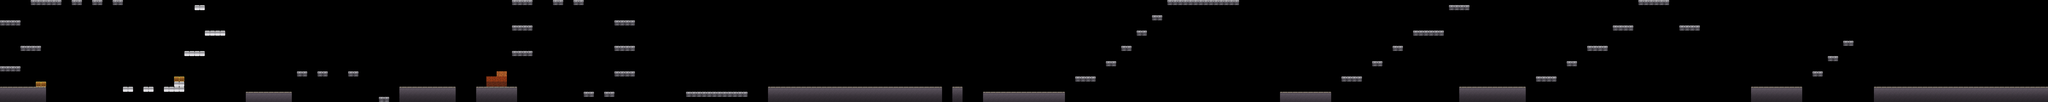

Tiled map render using the project's own tile images. Description and the map definition, with tile-layer contents summarised, below:
An orthogonal 400x20 tile map with 32x32 px tiles, 1 tile layer (Ground) and 124 objects (End, Spawn, back1, back2, back3, ...).

<map version="1.0" orientation="orthogonal" width="400" height="20" tilewidth="32" tileheight="32">
 <tileset firstgid="1" name="ground" tilewidth="32" tileheight="32" spacing="4" margin="2">
  <image source="ground.png" width="252" height="252" />
 </tileset>
 <layer name="Ground" width="400" height="20">
  <data>[8000 cells, 617 non-empty, 11 distinct tile ids]</data>
 </layer>
 <objectgroup name="Objects" width="400" height="20">
  <object name="End" x="12735" y="483" width="64" height="59" />
  <object name="Spawn" x="0" y="481" width="62" height="60" />
  <object name="back1" x="772" y="1" width="63" height="58">
   <properties>
    <property name="spriteName" value="down_arrow.png" />
    <property name="strictWidth" value="96" />
   </properties>
  </object>
  <object name="back2" x="1536" y="255" width="63" height="58">
   <properties>
    <property name="spriteName" value="down_arrow.png" />
    <property name="strictWidth" value="96" />
   </properties>
  </object>
  <object name="back3" x="3649" y="3" width="63" height="58">
   <properties>
    <property name="spriteName" value="down_arrow.png" />
    <property name="strictWidth" value="96" />
   </properties>
  </object>
  <object name="back4" x="4291" y="479" width="63" height="58">
   <properties>
    <property name="spriteName" value="down_arrow.png" />
    <property name="strictWidth" value="96" />
   </properties>
  </object>
  <object name="back5" x="8003" y="-1" width="63" height="58">
   <properties>
    <property name="spriteName" value="down_arrow.png" />
    <property name="strictWidth" value="96" />
   </properties>
  </object>
  <object name="back6" x="10945" y="159" width="63" height="58">
   <properties>
    <property name="spriteName" value="down_arrow.png" />
    <property name="strictWidth" value="96" />
   </properties>
  </object>
  <object name="oil1" x="258" y="479" width="32" height="30">
   <properties>
    <property name="scoreModifier" value="1000" />
    <property name="spriteName" value="oil2.png" />
    <property name="strictWidth" value="40" />
   </properties>
  </object>
  <object name="oil2" x="351" y="-30" width="32" height="30">
   <properties>
    <property name="scoreModifier" value="1000" />
    <property name="spriteName" value="oil2.png" />
    <property name="strictWidth" value="40" />
   </properties>
  </object>
  <object name="oil3" x="713" y="-148" width="32" height="30">
   <properties>
    <property name="scoreModifier" value="10000" />
    <property name="spriteName" value="oil3.png" />
    <property name="strictWidth" value="40" />
   </properties>
  </object>
  <object name="oil4" x="1539" y="544" width="32" height="30">
   <properties>
    <property name="scoreModifier" value="10000" />
    <property name="spriteName" value="oil3.png" />
    <property name="strictWidth" value="40" />
   </properties>
  </object>
  <object name="oil5" x="1762" y="544" width="32" height="30">
   <properties>
    <property name="scoreModifier" value="10000" />
    <property name="spriteName" value="oil3.png" />
    <property name="strictWidth" value="40" />
   </properties>
  </object>
  <object name="oil6" x="1923" y="286" width="32" height="30">
   <properties>
    <property name="scoreModifier" value="1000" />
    <property name="spriteName" value="oil2.png" />
    <property name="strictWidth" value="40" />
   </properties>
  </object>
  <object name="oil7" x="2113" y="286" width="32" height="30">
   <properties>
    <property name="scoreModifier" value="1000" />
    <property name="spriteName" value="oil2.png" />
    <property name="strictWidth" value="40" />
   </properties>
  </object>
  <object name="oil8" x="2403" y="318" width="32" height="30">
   <properties>
    <property name="scoreModifier" value="1000" />
    <property name="spriteName" value="oil2.png" />
    <property name="strictWidth" value="40" />
   </properties>
  </object>
  <object name="oil9" x="2783" y="320" width="32" height="30">
   <properties>
    <property name="scoreModifier" value="1000" />
    <property name="spriteName" value="oil2.png" />
    <property name="strictWidth" value="40" />
   </properties>
  </object>
  <object name="oil10" x="2977" y="384" width="32" height="30">
   <properties>
    <property name="scoreModifier" value="1000" />
    <property name="spriteName" value="oil2.png" />
    <property name="strictWidth" value="40" />
   </properties>
  </object>
  <object name="oil11" x="3233" y="-32" width="32" height="30">
   <properties>
    <property name="scoreModifier" value="25000" />
    <property name="spriteName" value="oil1.png" />
    <property name="strictWidth" value="40" />
   </properties>
  </object>
  <object name="oil12" x="3938" y="96" width="32" height="30">
   <properties>
    <property name="scoreModifier" value="25000" />
    <property name="spriteName" value="oil1.png" />
    <property name="strictWidth" value="40" />
   </properties>
  </object>
  <object name="oil13" x="5571" y="513" width="32" height="30">
   <properties>
    <property name="scoreModifier" value="1000" />
    <property name="spriteName" value="oil2.png" />
    <property name="strictWidth" value="40" />
   </properties>
  </object>
  <object name="oil14" x="5443" y="416" width="32" height="30">
   <properties>
    <property name="scoreModifier" value="1000" />
    <property name="spriteName" value="oil2.png" />
    <property name="strictWidth" value="40" />
   </properties>
  </object>
  <object name="oil15" x="5825" y="414" width="32" height="30">
   <properties>
    <property name="scoreModifier" value="1000" />
    <property name="spriteName" value="oil2.png" />
    <property name="strictWidth" value="40" />
   </properties>
  </object>
  <object name="oil16" x="6465" y="544" width="32" height="30">
   <properties>
    <property name="scoreModifier" value="10000" />
    <property name="spriteName" value="oil3.png" />
    <property name="strictWidth" value="40" />
   </properties>
  </object>
  <object name="oil17" x="7011" y="33" width="32" height="30">
   <properties>
    <property name="scoreModifier" value="10000" />
    <property name="spriteName" value="oil3.png" />
    <property name="strictWidth" value="40" />
   </properties>
  </object>
  <object name="oil18" x="7427" y="-30" width="32" height="30">
   <properties>
    <property name="scoreModifier" value="1000" />
    <property name="spriteName" value="oil2.png" />
    <property name="strictWidth" value="40" />
   </properties>
  </object>
  <object name="oil19" x="8607" y="192" width="32" height="30">
   <properties>
    <property name="scoreModifier" value="1000" />
    <property name="spriteName" value="oil2.png" />
    <property name="strictWidth" value="40" />
   </properties>
  </object>
  <object name="oil20" x="8897" y="158" width="32" height="30">
   <properties>
    <property name="scoreModifier" value="1000" />
    <property name="spriteName" value="oil2.png" />
    <property name="strictWidth" value="40" />
   </properties>
  </object>
  <object name="oil21" x="9639" y="449" width="32" height="30">
   <properties>
    <property name="scoreModifier" value="1000" />
    <property name="spriteName" value="oil2.png" />
    <property name="strictWidth" value="40" />
   </properties>
  </object>
  <object name="oil22" x="9823" y="189" width="32" height="30">
   <properties>
    <property name="scoreModifier" value="10000" />
    <property name="spriteName" value="oil3.png" />
    <property name="strictWidth" value="40" />
   </properties>
  </object>
  </objectgroup>
 <objectgroup name="Collision" width="400" height="20">
  <!-- 63 objects omitted --></objectgroup>
</map>
<!-- 94 of 124 objects omitted -->